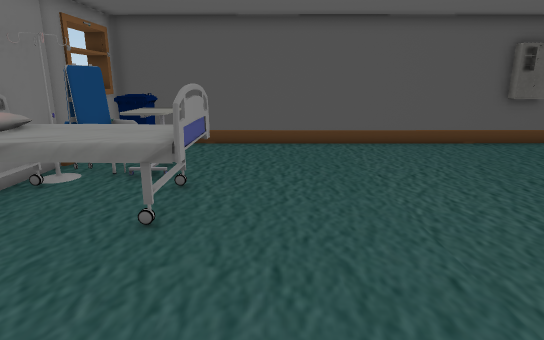
view 1 (above)

19 first-person views from a walk through a Unity game level. The camera is 1.4 m above the floor, tilts 14° down and sees 75° across. The floor is counted in squares, 0.5 m on a side. Each view is taken from the middle of a square. On the plan, view 1 faces up. The plan holds only what a view shows up to about 20 squares ahead; the rest is blank. The place goes on beyond the plan. The player is left out. Some surface patterns are stand-ins.

view 2
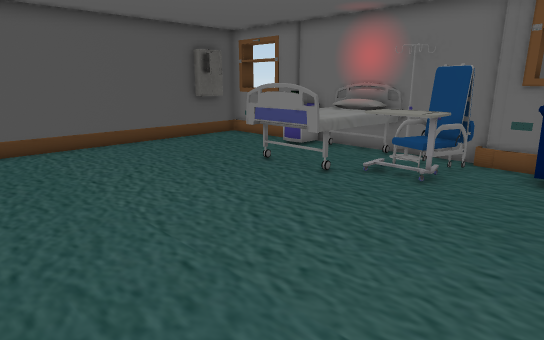

view 3
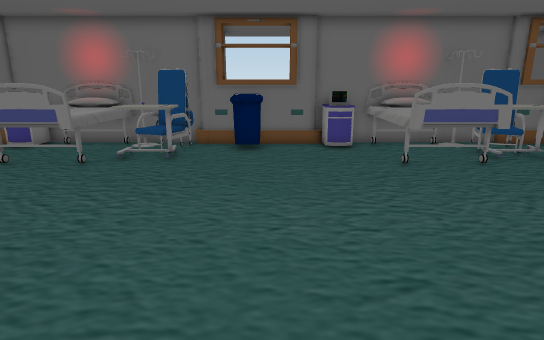

view 4
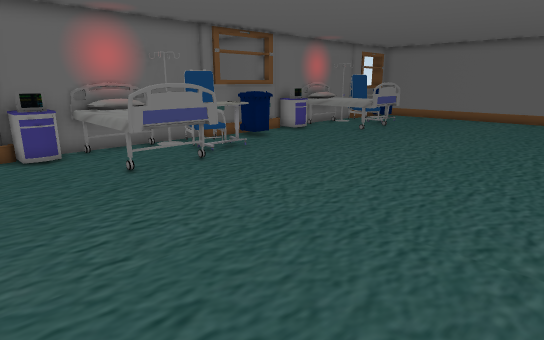

view 5
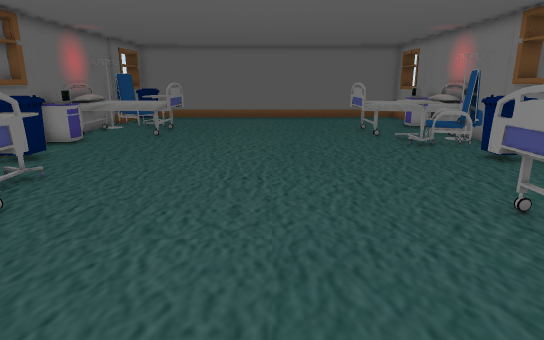

view 6
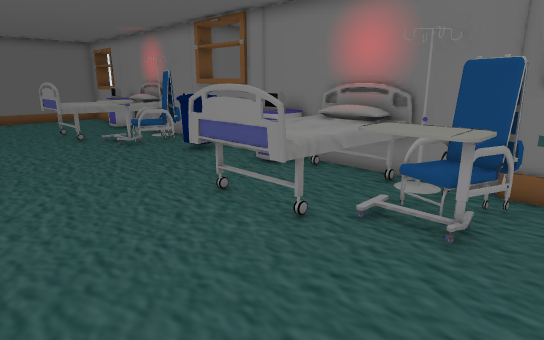

view 7
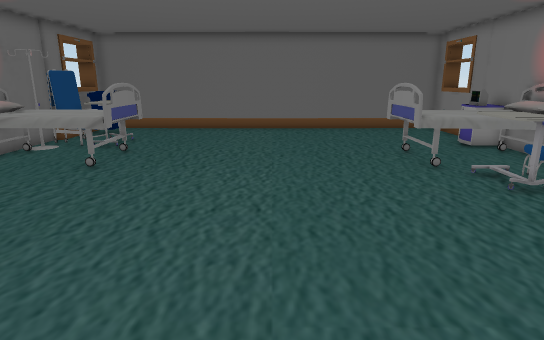

view 8
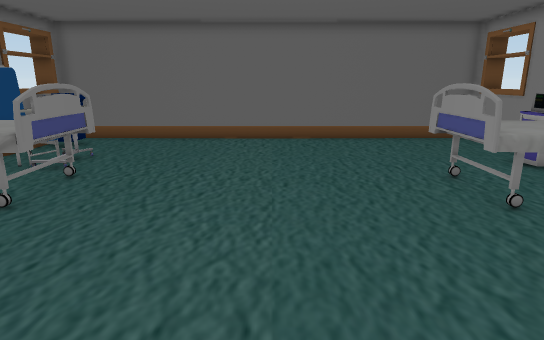

view 9
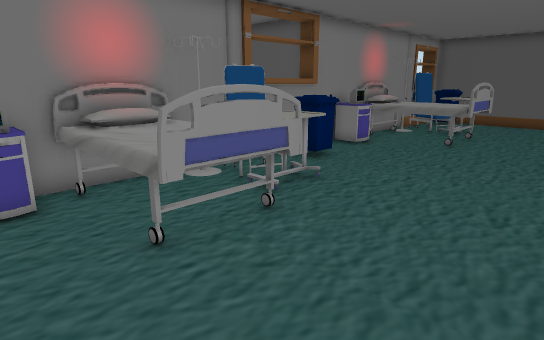

view 10
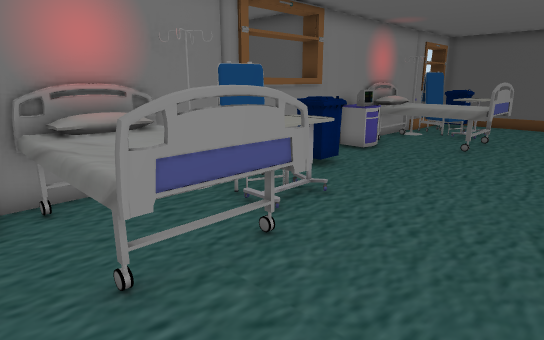

view 11
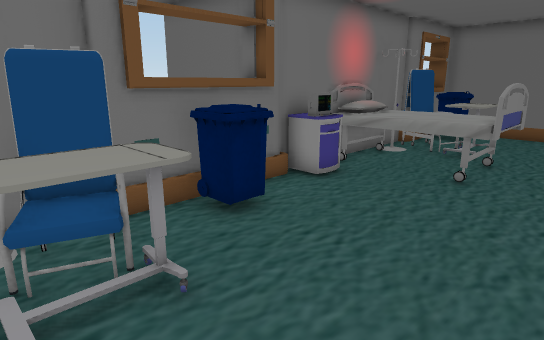

view 12
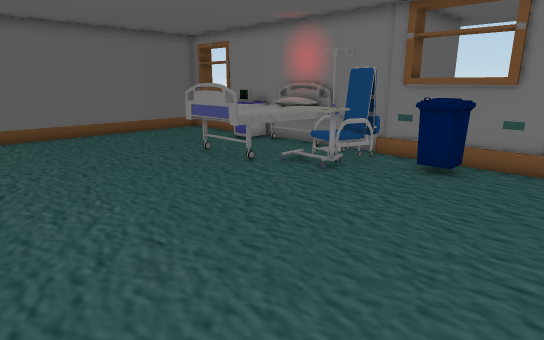

view 13
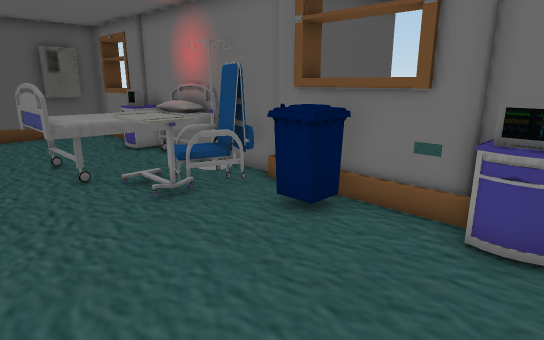

view 14
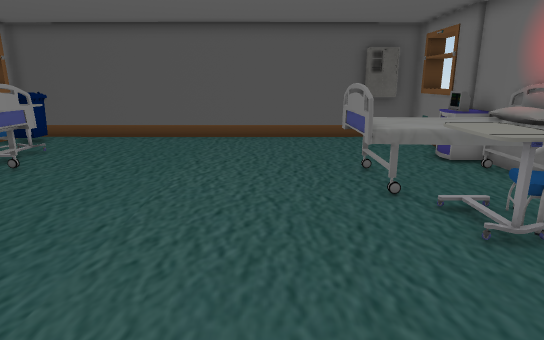

view 15
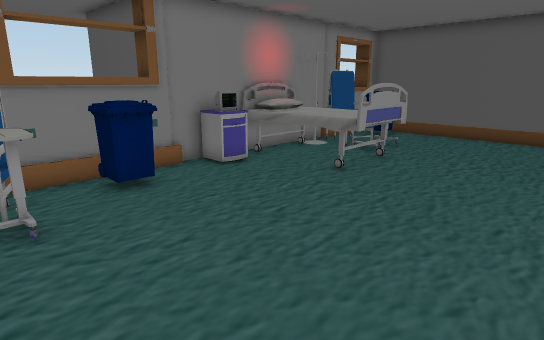

view 16
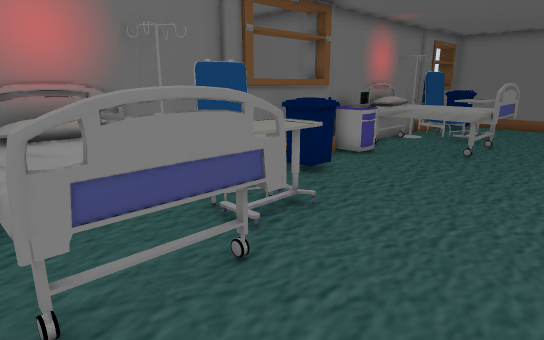

view 17
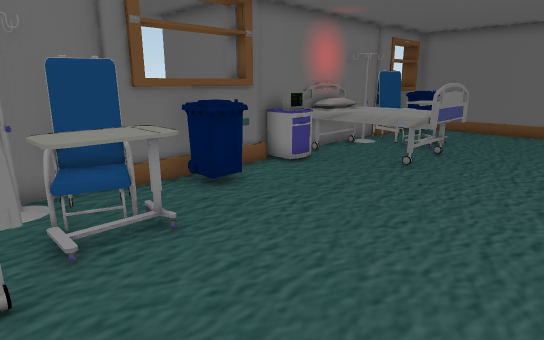

view 18
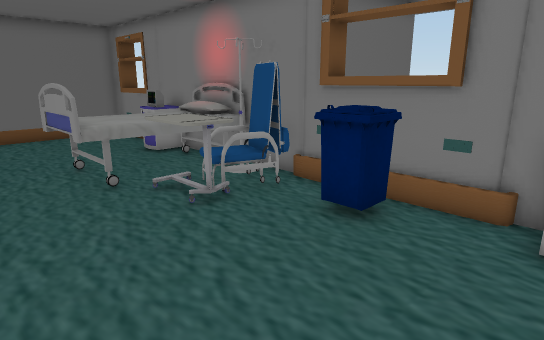

view 19
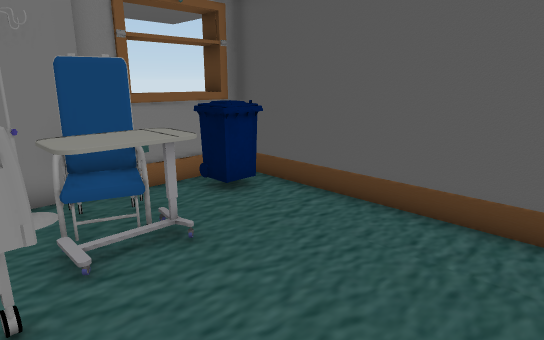

### Floor plan
Key: @ floor where view 1 was taken; # wall or solid block; . floor; = window, fence, low wall or low ledge; ^ raised ledge; C cabinet; T table.
Columns run from 8 left of view 1 to 14 right of it. Each row starts with its distance up from view 1.
 17                  #####
 16   #####################
 15  ###.................=#
 14  ###.................=#
 13  #...................##
 12  #CCTT...............^#
 11  #CCTT..............=^#
 10  ##.TT#..........=..==#
  9  ^^^^^^..........^^^^^#
  8  #^^^^^..........^^^^^#
  7  ^^^^^^..........^^^^^#
  6  #=..............=TT.##
  5  ^=...............TTCC#
  4  #=...............TCCC#
  3 ##...................##
  2  ###................^##
  1  ###................ ##
  0  ###....@...........###
 -1  #...................##
 -2  #CCTT...............^#
 -3  #CCTT..............=^#
 -4  ##.TT#..........=..==#
 -5  ^^^^^^..........^^^^^#
 -6  #^^^^^..........^ ^^^#
 -7  ^^^^^^..........^   ^#
 -8  #=..............=TT.##
 -9  ^=...............TTCC#
-10  #=...............TCCC#
-11  #...................##
-12  ###................^##
-13  ###................ ##
-14  ###................###
-15  #...................##
-16  #CCTT...............^#
-17  #CCTT..............=^#
-18  ##.TT#..........=..==#
-19  ^^^^^^..........^^^^^#
-20  #^^^^^..........^^^^^#
-21  ^^^^^^..........^^^^^#
-22  #=..............=TT.##
-23  ^=...............TTCC#
-24  #=...............TCCC#
-25  #...................##
-26  =..................^#
-27 #=.................. #
-28 #=..................##
-29 ######################

Where each view was taken, in squares from view 1:
view 1: 0 up, 0 right, facing up
view 2: 0 up, 0 right, facing up-right
view 3: 0 up, 3 left, facing right
view 4: 0 up, 2 left, facing down-right
view 5: 0 up, 3 right, facing down
view 6: 0 up, 3 right, facing down-left
view 7: 7 down, 3 right, facing down
view 8: 11 down, 3 right, facing down
view 9: 10 down, 3 right, facing up-left
view 10: 9 down, 2 right, facing up-left
view 11: 8 down, 6 right, facing down-right
view 12: 9 down, 6 right, facing down-left
view 13: 4 down, 6 right, facing up-right
view 14: 2 down, 6 right, facing up
view 15: 3 down, 4 right, facing up-left
view 16: 4 down, 5 right, facing down-right
view 17: 7 down, 4 right, facing down-right
view 18: 9 down, 1 right, facing down-left
view 19: 9 up, 2 right, facing up-left
